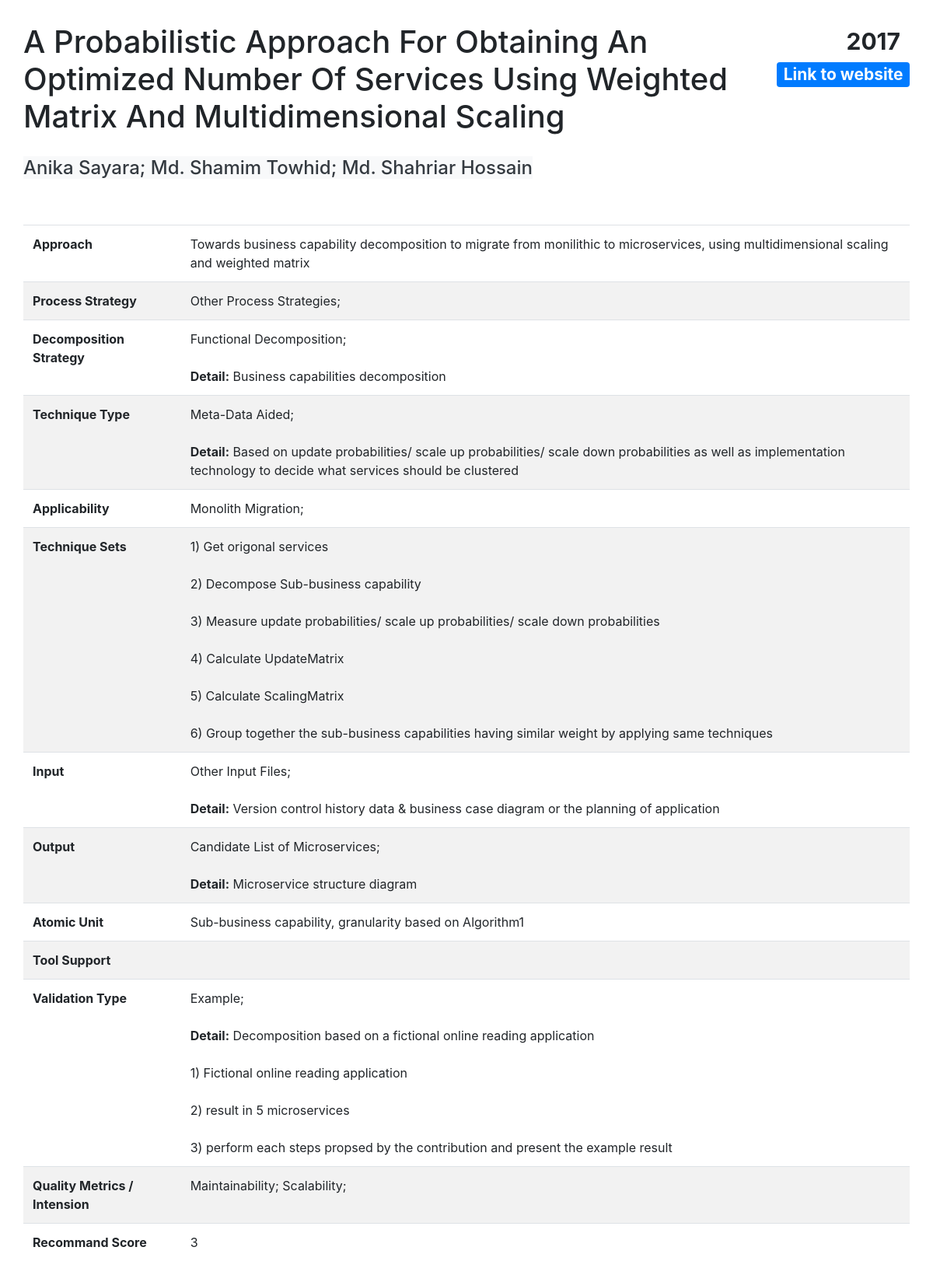
/result.php?id=2, run on the app's committed database.
### tables this page shows
CREATE TABLE `contribution` (
  `id` int(11) NOT NULL,
  `Title` varchar(150) NOT NULL DEFAULT 'Title',
  `Year` year(4) NOT NULL DEFAULT 2000,
  `Authors` tinytext NOT NULL,
  `Link` varchar(250) NOT NULL DEFAULT 'Empty Link',
  `Approach` text NOT NULL,
  `Process_Rewrite` tinyint(4) NOT NULL DEFAULT 0 COMMENT 'Process Strategy',
  `Process_Extension` tinyint(4) NOT NULL DEFAULT 0 COMMENT 'Process Strategy',
  `Process_StranglerPattern` tinyint(4) NOT NULL DEFAULT 0 COMMENT 'Process Strategy',
  `Process_ContinuousEvolution` tinyint(4) NOT NULL DEFAULT 0 COMMENT 'Process Strategy',
  `Process_Split` tinyint(4) NOT NULL DEFAULT 0 COMMENT 'Process Strategy',
  `Process_Others` tinyint(4) NOT NULL DEFAULT 0 COMMENT 'Process Strategy',
  `ProcessDetail` mediumtext DEFAULT NULL,
  `Decomposition_DDD` tinyint(4) NOT NULL DEFAULT 0 COMMENT 'Decomposition Strategy',
  `Decomposition_FunctionalDecomposition` tinyint(4) NOT NULL DEFAULT 0 COMMENT 'Decomposition Strategy',
  `Decomposition_ExistingStructure` tinyint(4) NOT NULL DEFAULT 0 COMMENT 'Decomposition Strategy',
  `Decomposition_Others` tinyint(4) NOT NULL DEFAULT 0 COMMENT 'Decomposition Strategy',
  `DecompositionDetail` tinytext DEFAULT NULL,
  `TechniqueSet` mediumtext NOT NULL,
  `Technique_SCA` tinyint(4) NOT NULL DEFAULT 0 COMMENT 'Technique Type',
  `Technique_MDA` tinyint(4) NOT NULL DEFAULT 0 COMMENT 'Technique Type',
  `Technique_WDA` tinyint(4) NOT NULL DEFAULT 0 COMMENT 'Technique Type',
  `Technique_DMC` tinyint(4) NOT NULL DEFAULT 0 COMMENT 'Technique Type',
  `Technique_Others` tinyint(4) NOT NULL DEFAULT 0 COMMENT 'Technique Type',
  `TechniqueTypeDetail` mediumtext DEFAULT NULL,
  `Applicability_GR` tinyint(1) NOT NULL DEFAULT 0 COMMENT 'Applicability',
  `Applicability_MO` tinyint(1) NOT NULL DEFAULT 0 COMMENT 'Applicability',
  `AtomicUnit` tinytext DEFAULT NULL,
  `Input_SourceCode` tinyint(4) NOT NULL DEFAULT 0 COMMENT 'Input Choice',
  `Input_UseCase` tinyint(4) NOT NULL DEFAULT 0 COMMENT 'Input Choice',
  `Input_SystemSpecification` tinyint(4) NOT NULL DEFAULT 0 COMMENT 'Input Choice',
  `Input_API` tinyint(4) NOT NULL DEFAULT 0 COMMENT 'Input Choice',
  `Input_Others` tinyint(4) NOT NULL DEFAULT 0 COMMENT 'Input Choice',
  `InputDetail` tinytext DEFAULT NULL,
  `Output_List` tinyint(4) NOT NULL DEFAULT 0 COMMENT 'Output Choice',
  `Output_Archi` tinyint(4) NOT NULL DEFAULT 0 COMMENT 'Output Choice',
  `Output_Others` tinyint(4) NOT NULL DEFAULT 0 COMMENT 'Output Choice',
  `OutputDetail` tinytext DEFAULT NULL,
  `Tool` mediumtext DEFAULT NULL,
  `Validation_Experiment` tinyint(4) NOT NULL DEFAULT 0 COMMENT 'Validation Type',
  `Validation_Example` tinyint(4) NOT NULL DEFAULT 0 COMMENT 'Validation Type',
  `Validation_CaseStudy` tinyint(4) NOT NULL DEFAULT 0 COMMENT 'Validation Type',
  `Validation_NoValidation` tinyint(4) NOT NULL DEFAULT 0 COMMENT 'Validation Type',
  `ValidationTypeDetail` mediumtext DEFAULT NULL,
  `ValidationMetrics` mediumtext DEFAULT NULL,
  `Quality_Maintainability` tinyint(4) NOT NULL DEFAULT 0 COMMENT 'Quality',
  `Quality_Security` tinyint(4) NOT NULL DEFAULT 0 COMMENT 'Quality',
  `Quality_Performance` tinyint(4) NOT NULL DEFAULT 0 COMMENT 'Quality',
  `Quality_Reliability` tinyint(4) NOT NULL DEFAULT 0 COMMENT 'Quality',
  `Quality_Scalability` tinyint(4) DEFAULT 0 COMMENT 'Quality',
  `Quality_Others` tinyint(4) NOT NULL DEFAULT 0 COMMENT 'Quality',
  `QualityDetail` mediumtext DEFAULT NULL,
  `Score` float NOT NULL DEFAULT 1
);

### result.php (the view, shortened to what this page needs)
<!DOCTYPE html>
<html lang="en">
<head>
    <link rel="stylesheet" href="https://maxcdn.bootstrapcdn.com/bootstrap/4.5.0/css/bootstrap.min.css">
    <link rel="stylesheet" type="text/css" href="css/style.css">
</head>
<?php
include('functions.php');
$servername = "localhost";
$username = "user";
$password = "";
$dbname = "migration";
$conn = new mysqli($servername, $username, $password, $dbname);
$sql = "SELECT * FROM contribution WHERE id=" . $_GET['id'];
$result = $conn->query($sql);
if ($result->num_rows > 0) {
    $row = $result->fetch_assoc();
} else {
    echo "<h1>Error: fail to find detailed page from database</h1>";
}
?>
<body>
    <div class="container-fluid" style="padding:30px">
        <div class="row">
            <div class="col-md-10">
                <div class="page-header">
                    <h1 id="Title" name="Title">
                        <?php
                        echo nl2br($row["Title"]); ?>
                    </h1>
                </div>
            </div>
            <div class="col-md-2">
                <div class="row">
                    <div class="col-md-12">
                        <h1>
                            <span class="badge badge-default float-right" id="Year" name="Year">
                                <?php
                                echo $row["Year"]; ?>
                            </span>
                        </h1>
                    </div>
                </div>
                <div class="row" style="margin-top:5px">
                    <div class="col-md-12">
                        <h3><a href="<?php
                                        echo $row["Link"]; ?>" class="badge badge-primary float-right" id="Link" name="Link" target="_blank">Link to website</a></h3>
                    </div>
                </div>
            </div>
        </div>
        <div class="row" style="margin-top:20px">
            <div class="col-md-12">
                <h4><span class="bg-light text-dark" id="Author" name="Author">
                        <?php
                        echo $row["Authors"]; ?></span></h4>
            </div>
        </div>
        <div class="row" style="margin-top:50px">
            <div class="col-md-12">
                <table class="table">
                    <tbody>
                        <tr class="table">
                            <td>
                                <b>Approach</b>
                            </td>
                            <td id="DetailApproach" name="DetailApproach">
                                <?php
                                echo $row["Approach"]; ?>
                            </td>
                        </tr>
                        <tr class="table">
                            <td>
                                <b>Process Strategy</b>
                            </td>
                            <td id="DetailProcessStrategy" name="DetailProcessStrategy">
                            </td>
                        </tr>
                        <trclass="table">
                            <td>
                                <b>Decomposition Strategy</b>
                            </td>
                            <td id="DetailDecompositionStrategy" name="DetailDecompositionStrategy">
                                <?php
                                showDecomposition($row);
                                ?>
                            </td>
                            <tr class="table">
                                <td>
                                    <b>Technique Type</b>
                                </td>
                                <td id="DetailTechniqueType" name="DetailTechniqueType">
                                    <?php
                                    showTechniqueType($row);
                                    ?>
                                </td>
                            </tr>
                            <tr class="table">
                                <td>
                                    <b>Applicability</b>
                                </td>
                                <td id="DetailApplicability" name="DetailApplicability">
                                </td>
                            </tr>
                            <tr class="table">
                                <td>
                                    <b>Technique Sets</b>
                                </td>
                                <td id="DetailTechniqueSets" name="DetailTechniqueSets">
                                    <?php
                                    echo nl2br($row["TechniqueSet"]); ?>
                                </td>
                            </tr>
                            <tr class="table">
                                <td>
                                    <b> Input</b>
                                </td>
                                <td id="DetailInput" name="DetailInput">
                                    <?php
                                    showInput($row);
                                    ?>
                                </td>
                            </tr>
                            <tr class="table">
                                <td>
                                    <b>Output</b>
                                </td>
                                <td id="DetailOutput" name="DetailOutput">
                                    <?php
                                    showOutput($row);
                                    ?>
                                </td>
                            </tr>
                            <tr class="table">
                                <td>
                                    <b>Atomic Unit</b>
                                </td>
                                <td id="DetailAtomic" name="DetailAtomic">
                                    <?php
                                    echo nl2br($row["AtomicUnit"]); ?>
                                </td>
                            </tr>
                            <tr class="table">
                                <td>
                                    <b>Tool Support</b>
                                </td>
                                <td id="DetailToolSupport" name="DetailToolSupport">
                                </td>
                            </tr>
                            <tr class="table">
                                <td>
                                    <b>Validation Type</b>
                                </td>
                                <td id="DetailValidationType" name="DetailValidationType">
                                    <?php
                                    showValidation($row); ?>
                                </td>
                            </tr>
                            <tr class="table">
                                <td>
                                    <b>Quality Metrics / Intension</b>
                                </td>
                                <td id="DetailQuality" name="DetailQuality">
                                </td>
                            </tr>
                            <tr class="table">
                                <td>
                                    <b>Recommand Score</b>
                                </td>
                                <td id="Score" name="Score">
                                    <?php
                                    echo $row["Score"]; ?>
                                </td>
                            </tr>
                    </tbody>
                </table>
            </div>
        </div>
    </div>
</body>
</html>

### functions.php (shortened to what this page needs)
<?php
function showProcess($row)
{
    $data = "";
    if ($row["Process_Others"] != 0) {
        $data = $data . "Other Process Strategies; ";
    }
    echo nl2br($data);
}
function showDecomposition($row)
{
    $data = "";
    if ($row["Decomposition_FunctionalDecomposition"] != 0) {
        $data = $data . "Functional Decomposition; ";
    }
    if ($row["DecompositionDetail"] != null && strcmp($row["DecompositionDetail"], "") != 0) {
        $data = $data . "<br><br><b>Detail:</b> " . $row["DecompositionDetail"];
    }
    echo nl2br($data);
}
function showTechniqueType($row)
{
    $data = "";
    if ($row["Technique_MDA"] != 0) {
        $data = $data . "Meta-Data Aided; ";
    }
    if ($row["TechniqueTypeDetail"] != null && strcmp($row["TechniqueTypeDetail"], "") != 0) {
        $data = $data . "<br><br><b>Detail:</b> " . $row["TechniqueTypeDetail"];
    }
    echo nl2br($data);
}
function showApplicability($row)
{
    $data = "";
    if ($row["Applicability_MO"] != 0) {
        $data = $data . "Monolith Migration; ";
    }
    echo nl2br($data);
}
function showInput($row)
{
    $data = "";
    if ($row["Input_Others"] != 0) {
        $data = $data . "Other Input Files; ";
    }
    if ($row["InputDetail"] != null && strcmp($row["InputDetail"], "") != 0) {
        $data = $data . "<br><br><b>Detail:</b> " . $row["InputDetail"];
    }
    echo nl2br($data);
}
function showOutput($row)
{
    $data = "";
    if ($row["Output_List"] != 0) {
        $data = $data . "Candidate List of Microservices; ";
    }
    if ($row["OutputDetail"] != null && strcmp($row["OutputDetail"], "") != 0) {
        $data = $data . "<br><br><b>Detail:</b> " . $row["OutputDetail"];
    }
    echo nl2br($data);
}
function showValidation($row)
{
    $data = "";
    if ($row["Validation_Example"] != 0) {
        $data = $data . "Example; ";
    }
    if ($row["ValidationTypeDetail"] != null && strcmp($row["ValidationTypeDetail"], "") != 0) {
        $data = $data . "<br><br><b>Detail:</b> " . $row["ValidationTypeDetail"];
    }
    echo nl2br($data);
}
function showQuality($row)
{
    $data = "";
    if ($row["Quality_Maintainability"] != 0) {
        $data = $data . "Maintainability; ";
    }
    if ($row["Quality_Scalability"] != 0) {
        $data = $data . "Scalability; ";
    }
    echo nl2br($data);
}

### css/style.css (style rules this page uses)
tr:nth-child(even) { background-color: #f2f2f2 }

### data on the page
contribution: Title "A Probabilistic Approach For Obtaining An Optimized Number Of Services Using Weighted Matrix And Multidimensional Scaling", Year "2017", Authors "Anika Sayara; Md. Shamim Towhid; Md. Shahriar Hossain", Approach "Towards business capability decomposition to migrate from monilithic to microservices, using multidimensional scaling and weighted matrix", DecompositionDetail "Business capabilities decomposition", TechniqueTypeDetail "Based on update probabilities/ scale up probabilities/ scale down probabilities as well as implementation technology to decide what services should be clustered", TechniqueSet "1) Get origonal services 2) Decompose Sub-business capability 3) Measure update probabilities/ scale up probabilities/ scale down probabilities 4) Calculate UpdateMatrix 5) Calculate ScalingMatrix 6) Group together the sub-business capabilities having similar weight by applying same techniques", InputDetail "Version control history data & business case diagram or the planning of application", OutputDetail "Microservice structure diagram", AtomicUnit "Sub-business capability, granularity based on Algorithm1", ValidationTypeDetail "Decomposition based on a fictional online reading application 1) Fictional online reading application 2) result in 5 microservices 3) perform each steps propsed by the contribution and present the example result", Score "3"

### other printed values
$data "Other Process Strategies;"
$data "Functional Decomposition;"
$data "Meta-Data Aided;"
$data "Monolith Migration;"
$data "Other Input Files;"
$data "Candidate List of Microservices;"
$data "Example;"
$data "Maintainability; Scalability;"
